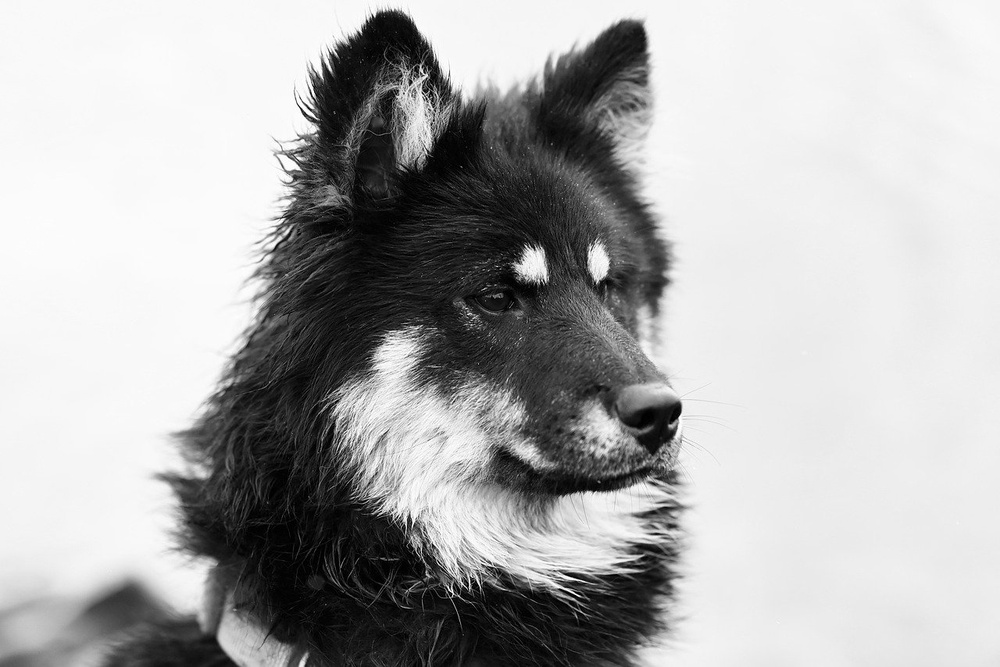
#> input picture img4.jpg, 1000 x 667 px, shrunk from 1280 x 854 before the run, found by its file name
$ jupyter execute Image_Enhancement.ipynb
#> lines starting #> are read from the running program, lines starting #| are printed output that depends on the picture
# LOG TRANSFORMATION

[cell 1]
from PIL import Image
import numpy as np
import matplotlib.pyplot as plt

[cell 2]
def log_transform(image, c=1):
    img_float = image.astype(np.float64)
    output_image = c * np.log(1 + img_float)
    output_image -= output_image.min()
    output_image /= output_image.max()
    output_image *= 255
    return output_image.astype(np.uint8)

[cell 3]
def plot_image_and_histogram(image, title, ax_image, ax_hist):
    ax_image.imshow(image, cmap='gray')
    ax_image.axis('on')
    ax_image.set_title(title)
    ax_hist.hist(image.ravel(), bins=256, color='blue', alpha=0.75)
    ax_hist.set_xlim([0, 256])
    ax_hist.set_title("Histogram")

[cell 4]
image_path = '/content/drive/MyDrive/Digital-Image-Processing/img4.jpg'
original_image = np.array(Image.open(image_path).convert('L'))

[cell 5]
c = 255 / np.log(1 + np.max(original_image))
#> c = 45.99
transformed_image = log_transform(original_image, c)
#> in log_transform, `output_image = c * np.log(1 + img_float)`:
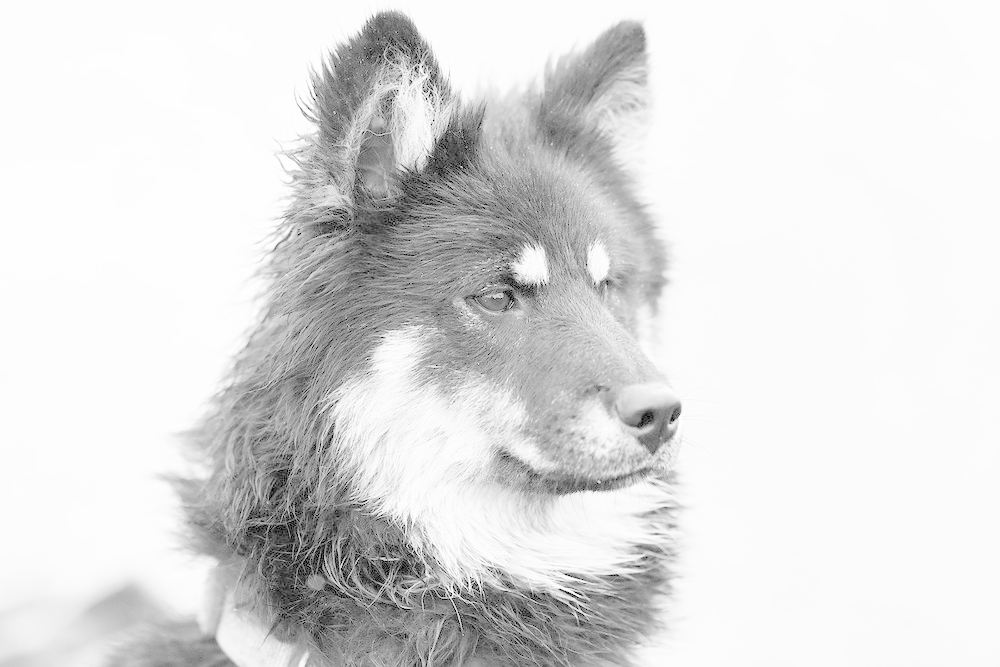
#> output_image: shape (667, 1000) float64; min 0, max 255, mean 223.1

[cell 6]
if transformed_image.ndim == 2:
    fig, axs = plt.subplots(2, 2, figsize=(12, 10))
    plot_image_and_histogram(original_image, 'Original Image', axs[0, 0], axs[1, 0])
    plot_image_and_histogram(transformed_image, 'Log Transformed Image', axs[0, 1], axs[1, 1])

    plt.tight_layout()
    plt.show()
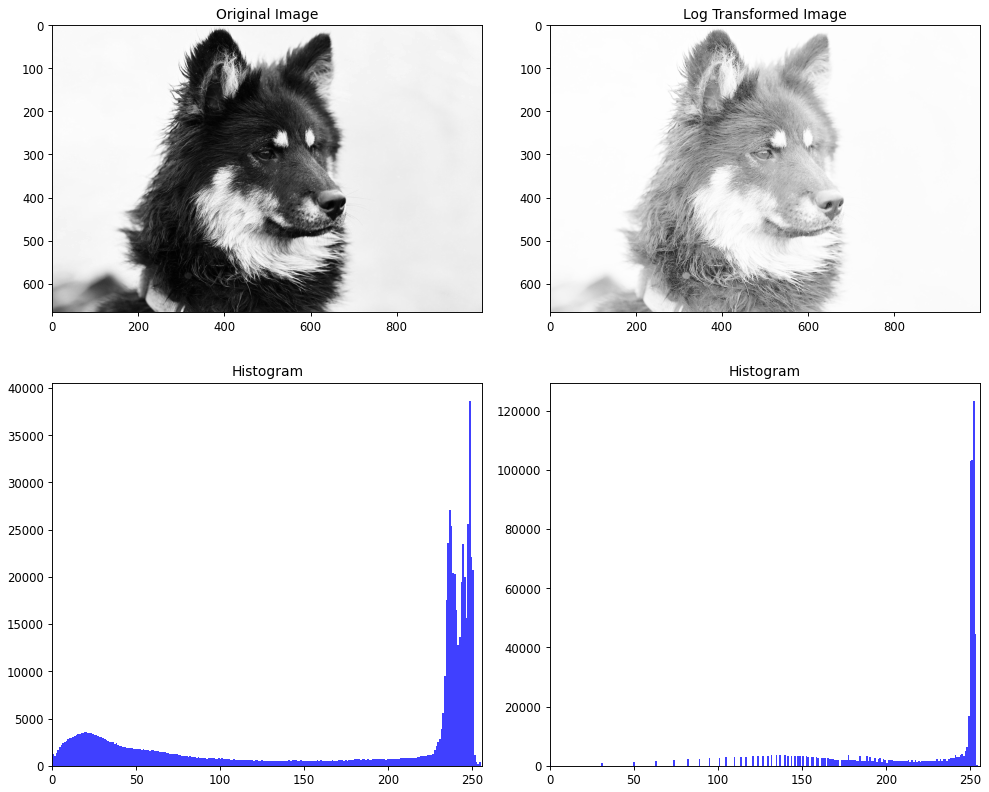
#> figure drawn by matplotlib, 4 panels; panel 3: tallest bar 38624 high, from x = 248 to 249; panel 4: tallest bar 123272 high, from x = 252 to 253
else:
    print("Unexpected image dimensions:", transformed_image.shape)

[cell 7]
def log_transform_rgb(image, c=1):
    img_float = image.astype(np.float64)
    transformed = c * np.log(1 + img_float)
    transformed -= transformed.min()
    transformed /= transformed.max()
    transformed *= 255
    return transformed.astype(np.uint8)

original_image = np.array(Image.open(image_path))
#> original_image is the input picture: shape (667, 1000, 3); min 0, max 255, mean 175
c = 255 / np.log(1 + np.max(original_image))
transformed_image = log_transform_rgb(original_image, c)

fig, axs = plt.subplots(1, 2, figsize=(12, 6))
axs[0].imshow(original_image)
axs[0].set_title('Original Image')
axs[0].axis('off')

axs[1].imshow(transformed_image)
axs[1].set_title('Log Transformed Image')
axs[1].axis('off')

plt.show()
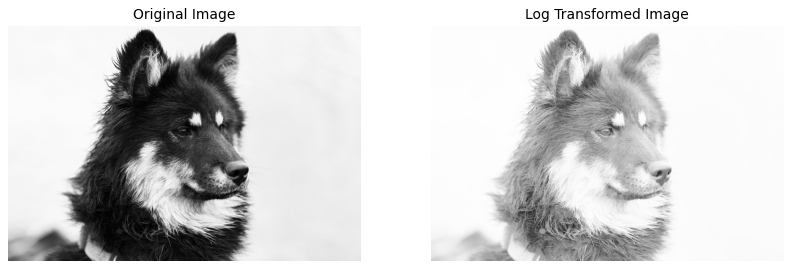
#> figure drawn by matplotlib, 2 panels

# POWER-LAW(GAMMA) TRANSFORMATION

[cell 8]
import numpy as np
import matplotlib.pyplot as plt
from PIL import Image

[cell 9]
def gamma_transform(image, gamma, c=1):
    img_normalized = image / 255.0
    gamma_corrected = c * np.power(img_normalized, gamma)
    gamma_corrected = np.clip(gamma_corrected * 255, 0, 255)
    return gamma_corrected.astype(np.uint8)

[cell 10]
image_path = '/content/drive/MyDrive/Digital-Image-Processing/img4.jpg'
original_image = np.array(Image.open(image_path))

[cell 11]
gamma_values = [0.2,0.5,2,5]

[cell 12]
fig, axs = plt.subplots(1, len(gamma_values) + 1, figsize=(20, 5))
axs[0].imshow(original_image)
axs[0].set_title('Original Image')
axs[0].axis('off')

for i, gamma in enumerate(gamma_values, 1):
    transformed_image = gamma_transform(original_image, gamma)
    axs[i].imshow(transformed_image)
    axs[i].set_title(f'Gamma = {gamma}')
    axs[i].axis('off')
#> this loop made 4 passes
#> pass 1, in gamma_transform, `gamma_corrected = c * np.power(img_normalized, gamma)`:
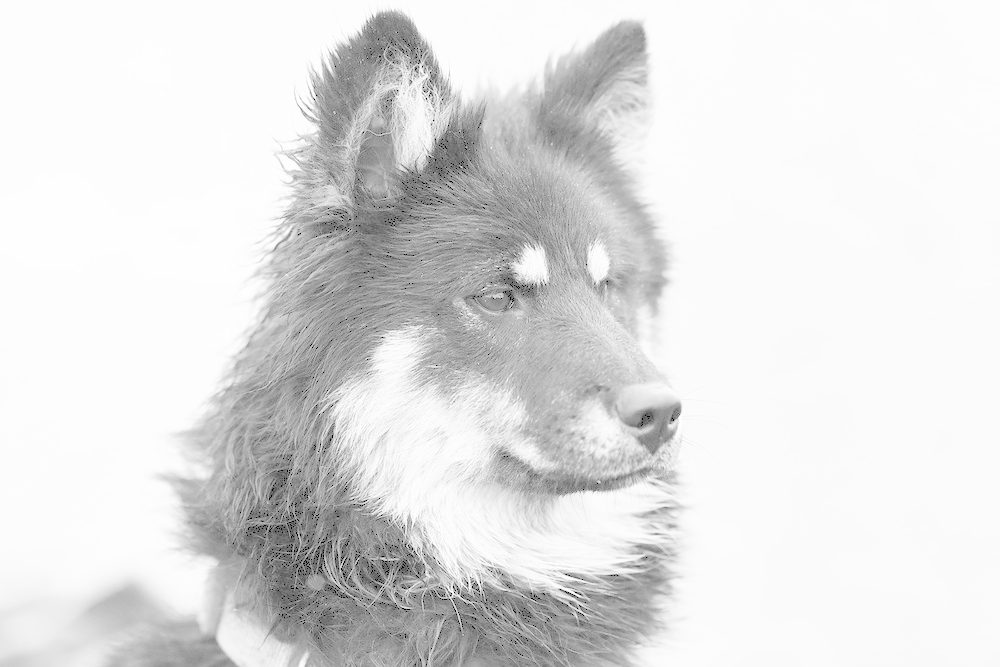
#> gamma_corrected: shape (667, 1000, 3) float64; min 0, max 1, mean 0.885

plt.show()
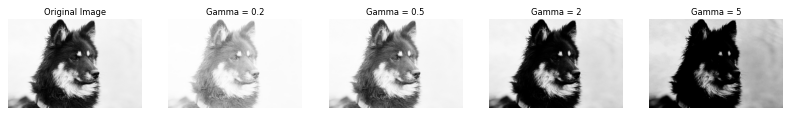
#> figure drawn by matplotlib, 5 panels

$ run again, with img2.jpg copied over img4.jpg
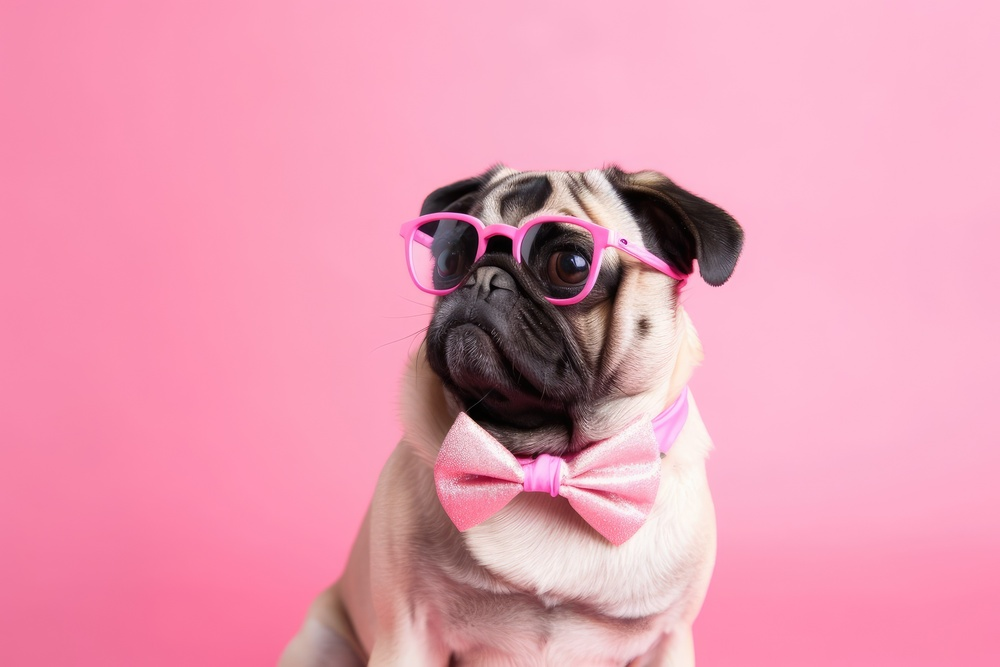
#> input picture img2.jpg, 1000 x 667 px, shrunk from 3360 x 2240 before the run, found by its file name
#> `c = 255 / np.log(1 + np.max(original_image))`: c = 46.05
#> `plt.show()`:
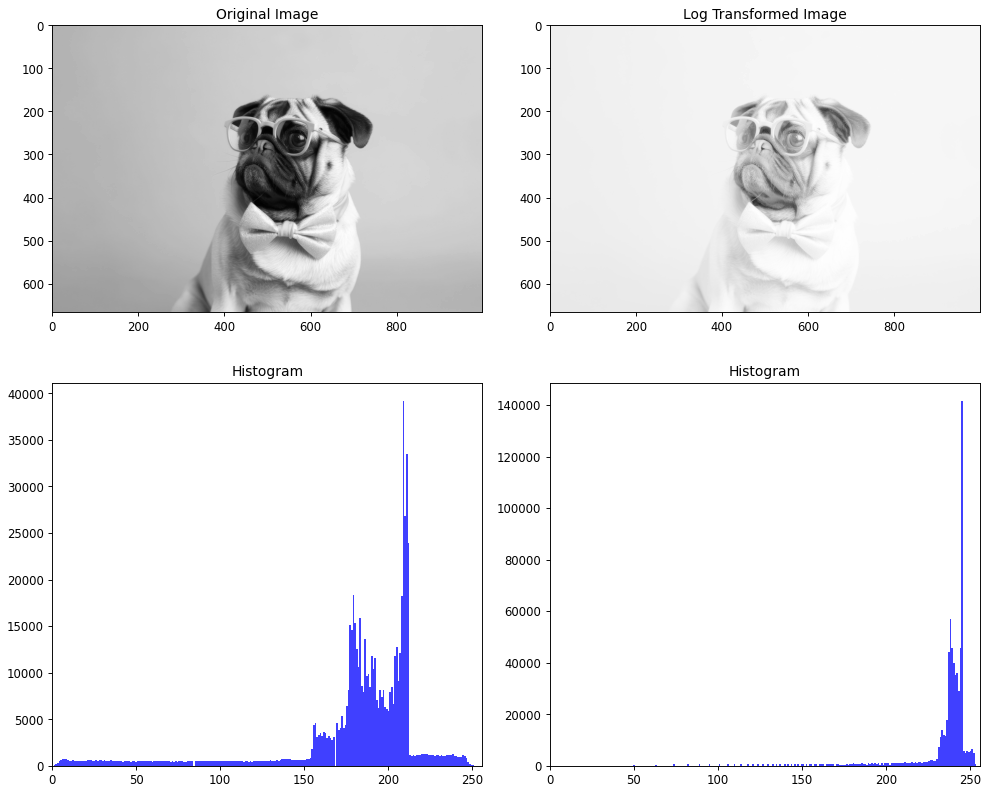
#> figure drawn by matplotlib, 4 panels; panel 3: tallest bar 39175 high, from x = 208.5 to 209.5; panel 4: tallest bar 141597 high, from x = 245 to 246
#> original_image is the input picture: shape (667, 1000, 3); mean R, G, B 231.9, 154.7, 178
#> `c = 255 / np.log(1 + np.max(original_image))`: c = 45.99
#> the loop `for i, gamma in enumerate(gamma_values, 1):` made 4 passes
#> pass 1, in gamma_transform, `gamma_corrected = c * np.power(img_normalized, gamma)`:
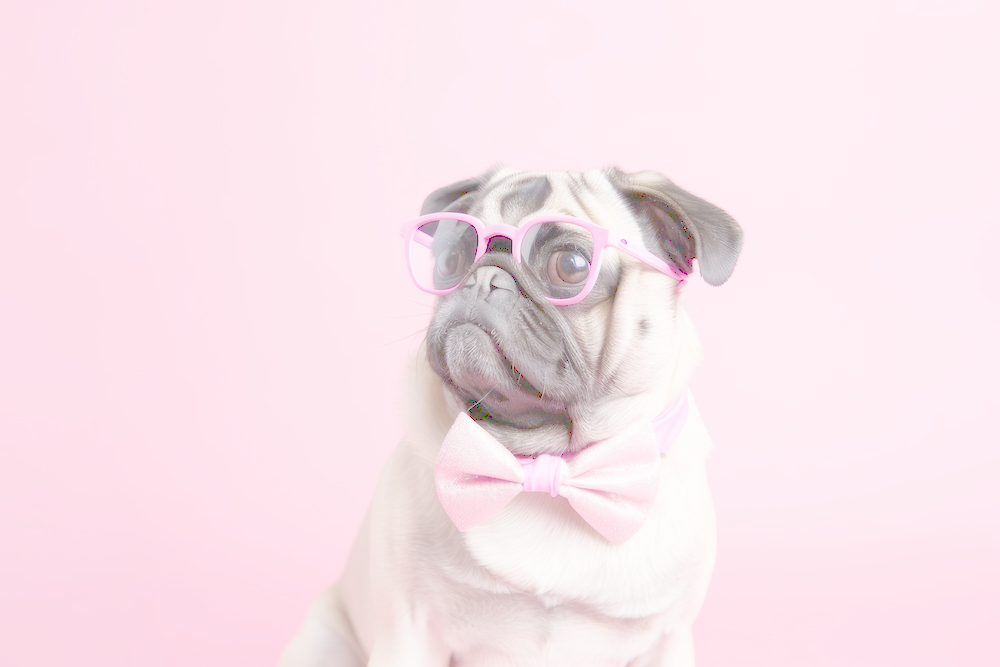
#> gamma_corrected: shape (667, 1000, 3) float64; mean R, G, B 0.972, 0.895, 0.92

$ run again, with img5.jpg copied over img4.jpg
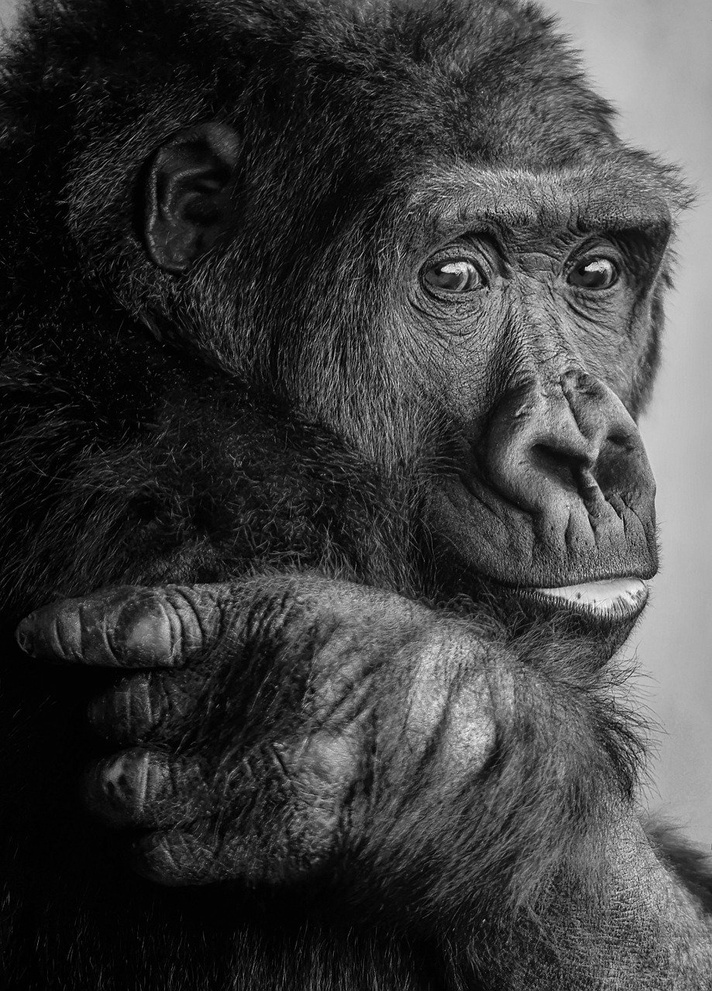
#> input picture img5.jpg, 712 x 991 px, shrunk from 919 x 1280 before the run, found by its file name
#> c = 45.99
#> `plt.show()`:
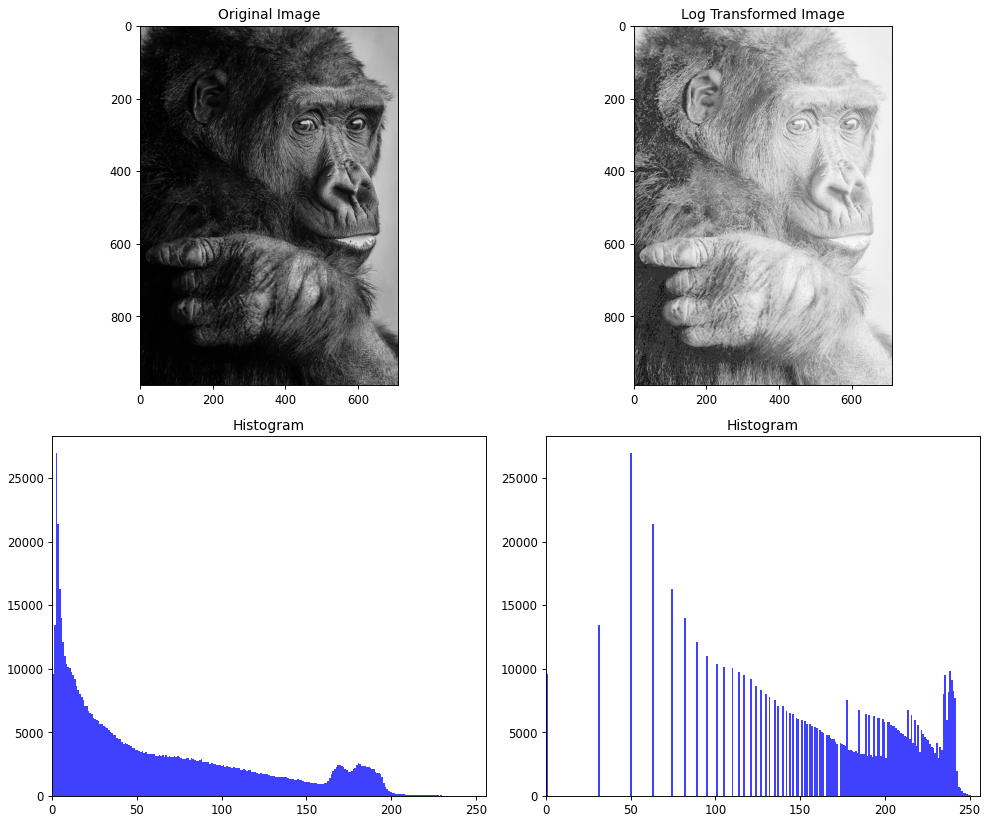
#> figure drawn by matplotlib, 4 panels; panel 3: tallest bar 26939 high, from x = 1.99 to 2.99; panel 4: tallest bar 26939 high, from x = 49.8 to 50.8
#> original_image is the input picture: shape (991, 712, 3); min 0, max 255, mean 61.7
#> the loop `for i, gamma in enumerate(gamma_values, 1):` made 4 passes
#> pass 1, in gamma_transform, `gamma_corrected = c * np.power(img_normalized, gamma)`:
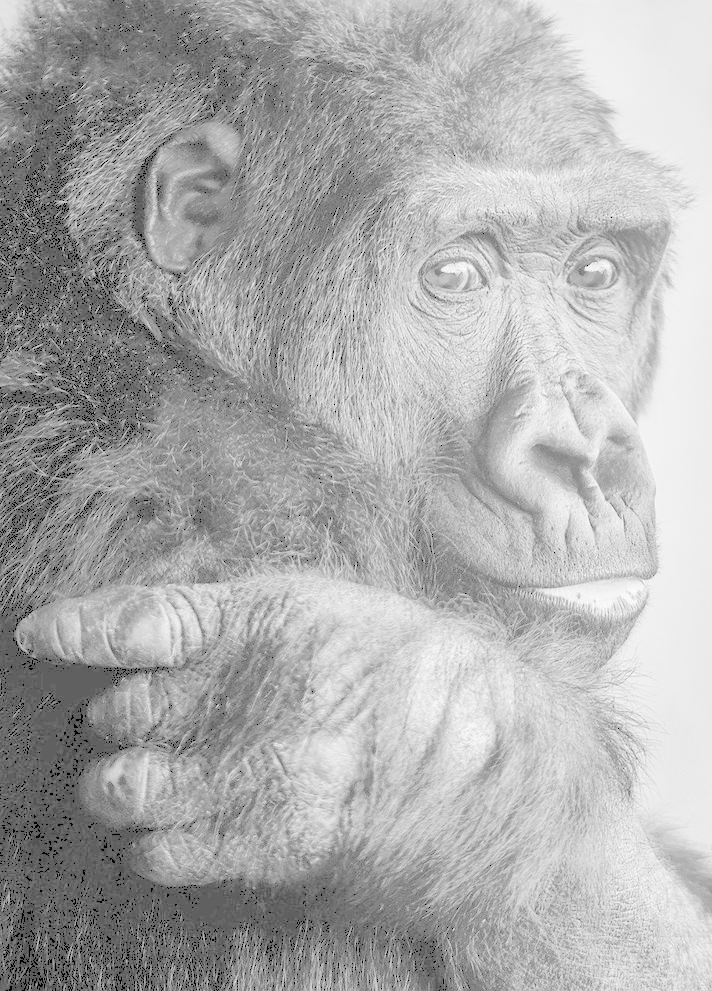
#> gamma_corrected: shape (991, 712, 3) float64; min 0, max 1, mean 0.677
